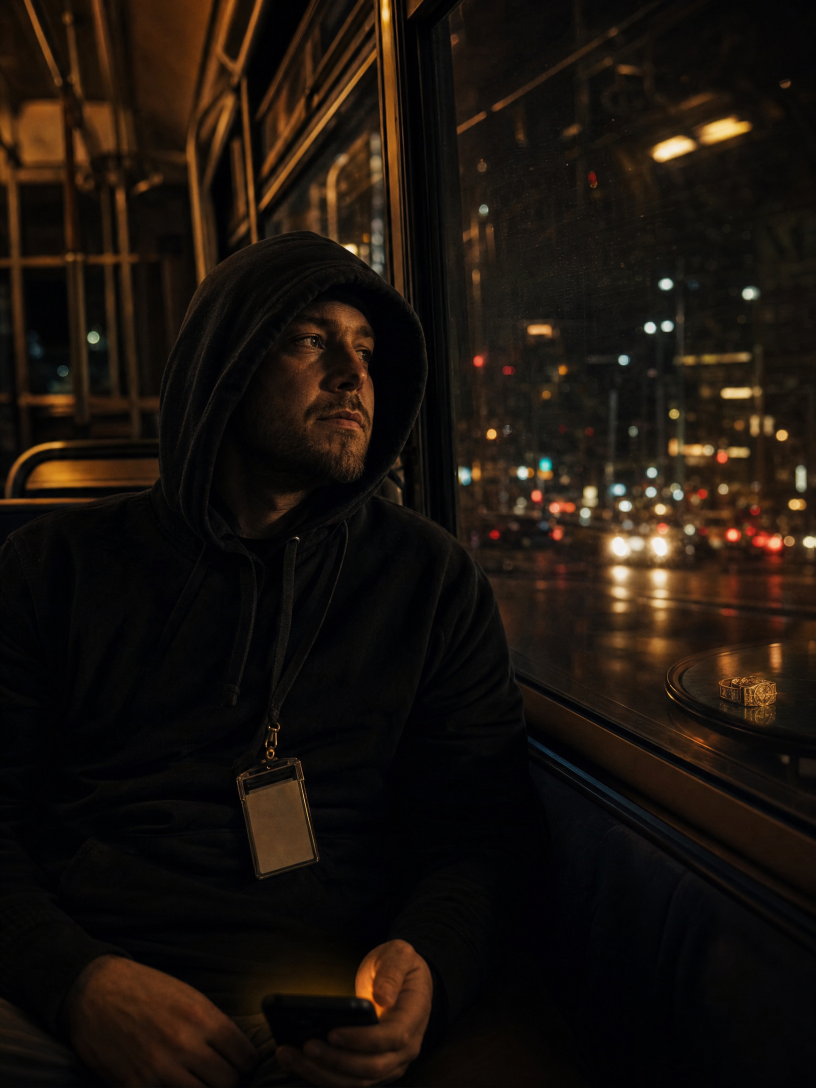
#> input picture card-recreativo-sonho.png, 1632 x 2176 px, found by its file name (shown at 1/2 size)
$ python generate_card_sonho.py
#> lines starting #> are read from the running program, lines starting #| are printed output that depends on the picture
"""
Card estilo "faxineiro" / "espelho" — imagem cinematográfica + logo + frase impactante.
Layout: imagem ocupa ~70% do card, logo no topo com círculo dourado, frase em destaque na parte inferior.
"""

from PIL import Image, ImageDraw, ImageFont, ImageFilter

# === CONFIG ===
WIDTH = 1080
HEIGHT = 1440  # 3:4 (estilo dos cards anteriores)
BG_COLOR = (8, 11, 8)

# === LOGO ===
logo_monogram_path = "/home/ubuntu/upload/4965452e-71bd-408e-b0b1-0d2b3f990259.jpg"
logo_horizontal_path = "/home/ubuntu/upload/pasted_file_fa0At6_logohorizontal.png"

# === FONTES ===
FONT_BOLD = "/usr/share/fonts/truetype/noto/NotoSerif-Bold.ttf"
FONT_ITALIC = "/usr/share/fonts/truetype/noto/NotoSerif-Italic.ttf"
FONT_SEMIBOLD = "/usr/share/fonts/truetype/noto/NotoSerif-SemiBold.ttf"
FONT_REGULAR = "/usr/share/fonts/truetype/noto/NotoSerif-Regular.ttf"

# === TEXTO ===
MAIN_PHRASE = "Que todo recreativo sonhou\nem ter um bracelete."
SUB_PHRASE = "O caminho começa aqui. Degrau por degrau."
BRAND_TEXT = "CALL OU FOLD"
BRAND_SLOGAN = "AQUI É POSSÍVEL"

# Imagem
img_path = "/home/ubuntu/no-limet-9max/card-recreativo-sonho.png"


def wrap_text(text, font, max_width, draw):
    words = text.split()
    lines = []
    current_line = ""
    for word in words:
        test = current_line + " " + word if current_line else word
        bbox = draw.textbbox((0, 0), test, font=font)
        if bbox[2] - bbox[0] <= max_width:
            current_line = test
        else:
            if current_line:
                lines.append(current_line)
            current_line = word
    if current_line:
        lines.append(current_line)
    return lines


def create_card():
    # === IMAGEM PRINCIPAL ===
    art = Image.open(img_path).convert("RGB")
#> art is the input picture: PIL image 1632x2176 RGB; mean R, G, B 26.9, 19, 12.9
    # Redimensionar para largura do card
    ratio = WIDTH / art.width
#> ratio = 0.662
    art_h = int(art.height * ratio)
#> art_h = 1440
    art = art.resize((WIDTH, art_h), Image.LANCZOS)
#> art: PIL image 1080x1440 RGB

    # Limitar a imagem a ~72% da altura do card
    max_img_h = int(HEIGHT * 0.72)
    if art_h > max_img_h:
        # Pegar a parte mais relevante (topo + centro onde está o homem)
        art = art.crop((0, 0, WIDTH, max_img_h))
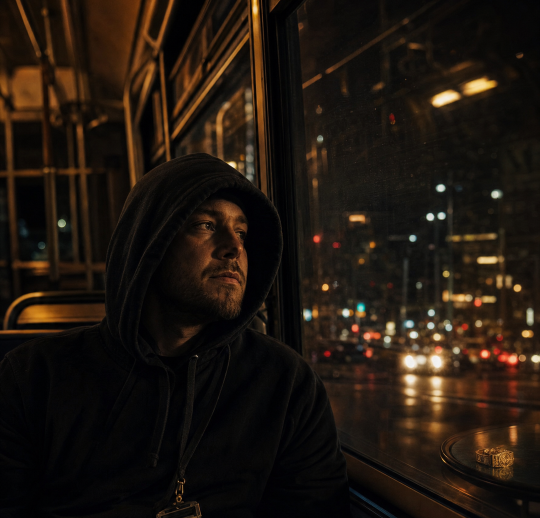
#> art: PIL image 1080x1036 RGB (shown at 1/2 size); mean R, G, B 32.1, 22.8, 15.1
        art_h = max_img_h

    # Fade out na parte inferior da imagem
    fade_h = 100
    fade_data = art.load()
    for y in range(art.height - fade_h, art.height):
        fade_factor = (y - (art.height - fade_h)) / fade_h
        for x in range(art.width):
            r, g, b = fade_data[x, y]
            r = int(r * (1 - fade_factor) + BG_COLOR[0] * fade_factor)
            g = int(g * (1 - fade_factor) + BG_COLOR[1] * fade_factor)
            b = int(b * (1 - fade_factor) + BG_COLOR[2] * fade_factor)
            fade_data[x, y] = (r, g, b)

    # === CARD FINAL ===
    final = Image.new("RGB", (WIDTH, HEIGHT), BG_COLOR)

    # Colar imagem na parte inferior (deixa espaço no topo para logo)
    logo_space = 180
    final.paste(art, (0, logo_space))
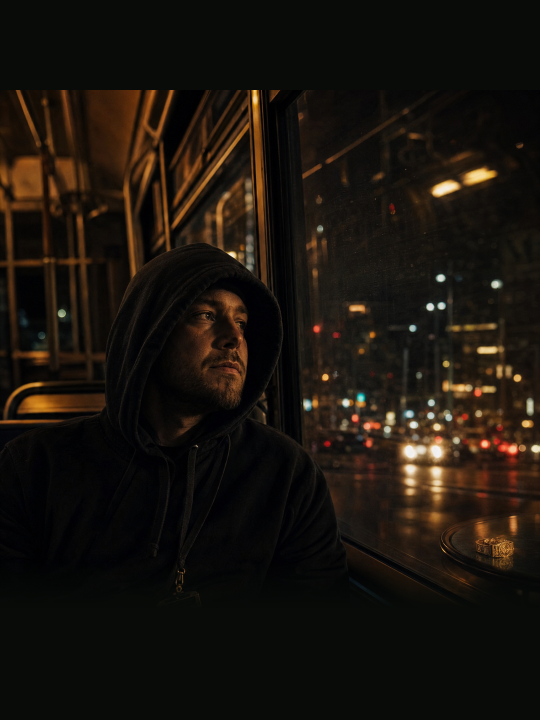
#> final: PIL image 1080x1440 RGB (shown at 1/2 size); mean R, G, B 25.2, 19.5, 13

    # === LOGO (monograma em círculo dourado no topo) ===
#> (the run stopped early here; a loop or call above may not have finished)

$ run again, with card-impactante-v2.png copied over card-recreativo-sonho.png
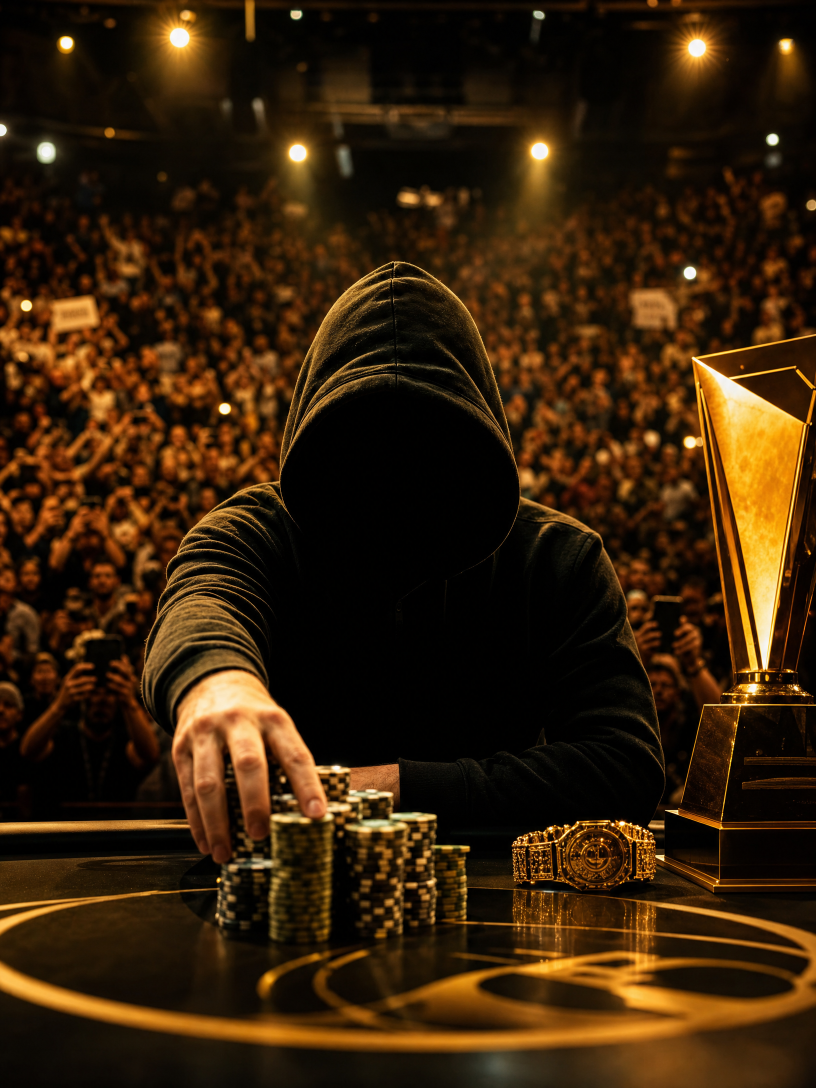
#> input picture card-impactante-v2.png, 1632 x 2176 px, found by its file name (shown at 1/2 size)
#> in create_card, art is the input picture: PIL image 1632x2176 RGB; mean R, G, B 54.7, 32.9, 9.9
#> in create_card, `art = art.crop((0, 0, WIDTH, max_img_h))`:
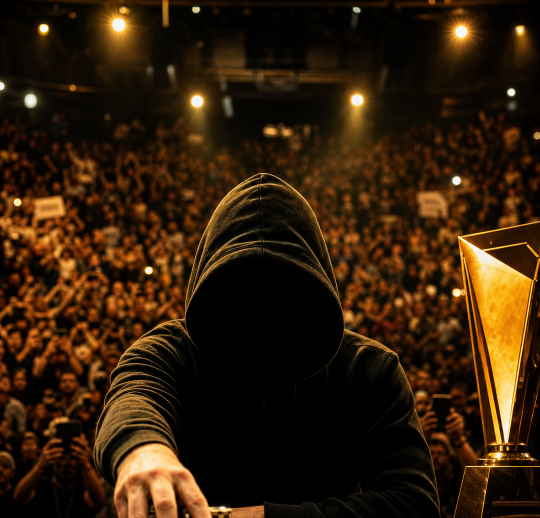
#> art: PIL image 1080x1036 RGB (shown at 1/2 size); mean R, G, B 51.1, 30.5, 9.7
#> in create_card, `final.paste(art, (0, logo_space))`:
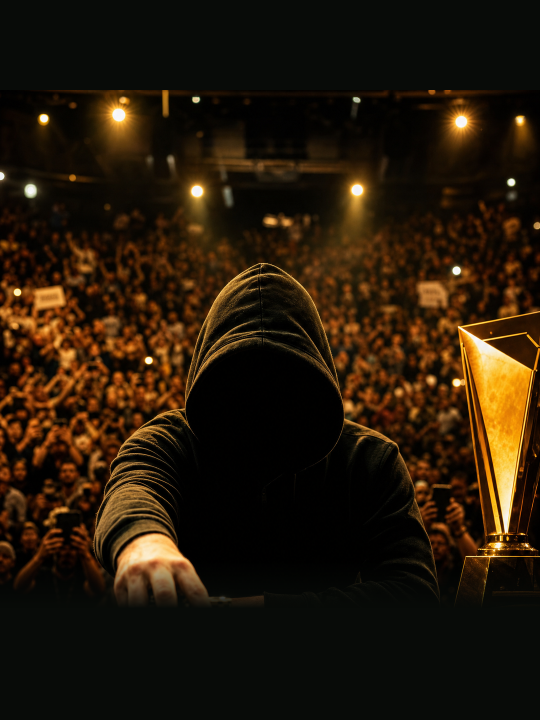
#> final: PIL image 1080x1440 RGB (shown at 1/2 size); mean R, G, B 37.7, 24.4, 9
